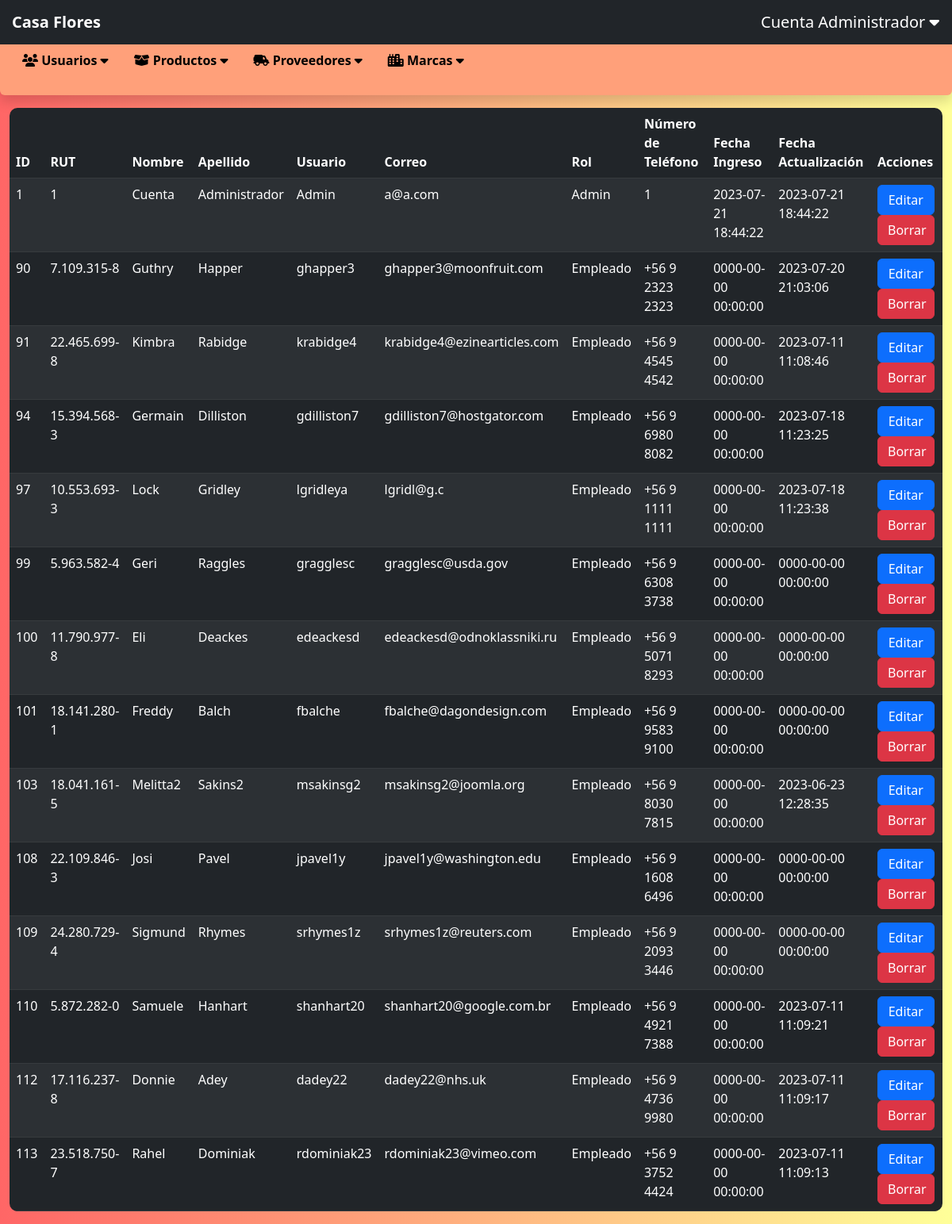
Screenshot of /display-users.php (signed in) with the database file from the repository.
### tables this page shows
CREATE TABLE `user` (
  `id` int(50) NOT NULL,
  `rut` varchar(12) NOT NULL,
  `name` varchar(50) NOT NULL,
  `last_name` varchar(50) NOT NULL,
  `username` varchar(50) NOT NULL,
  `email` varchar(50) NOT NULL,
  `password` varchar(300) NOT NULL,
  `phone_number` varchar(16) NOT NULL,
  `role` varchar(50) NOT NULL,
  `status` tinyint(1) NOT NULL,
  `created_at` datetime NOT NULL,
  `updated_at` datetime NOT NULL
);

### display-users.php (the view, shortened to what this page needs)
<?php
  $user = $_SESSION['user'];
  $user_role= $user['role'];
  function isEmployee($user_role) {
    return $user_role === "Empleado";
  }
  require_once 'database/connection.php';
  $users = array();
?>
<!DOCTYPE html>
<html>
<head>
  <link rel="stylesheet" href="css/main.css">
  <link rel="stylesheet" href="css/bootstrap.min.css">
  <link rel="stylesheet" href="https://cdnjs.cloudflare.com/ajax/libs/font-awesome/6.4.0/css/all.min.css">
  <link href="https://cdn.jsdelivr.net/npm/bootstrap-icons@1.7.2/font/bootstrap-icons.css" rel="stylesheet">
  <link rel="stylesheet" type="text/css" href="https://cdn.datatables.net/v/bs4/dt-1.10.20/datatables.min.css"/>
</head>
<body>
<nav class="navbar navbar-expand-lg navbar-dark bg-dark">
  <a class="navbar-brand pr-3 fw-semibold" href="dashboard.php" style="margin-right: auto; margin-left: 15px;">Casa Flores</a>
  <div class="collapse navbar-collapse justify-content-end" id="navbarNav">
    <ul class="navbar-nav">
      <li class="nav-item dropdown">
        <a class="navbar-brand pr-3" href="#" id="userDropdown" role="button" data-bs-toggle="dropdown" aria-haspopup="true" aria-expanded="false">
        <?=$user['name'] .' '.$user['last_name'] ?> <i class="fa-solid fa-caret-down"></i>
        </a>
      </li>
    </ul>
  </div>
</nav>
<div class="container-fluid custom-container">
  <div class="row">
  <nav class="col-12 d-none d-md-block lateral-bar sidebar rounded-bottom shadow sm-media" >
      <div class="sidebar-sticky">
        <ul class="nav ul-media">
          <li class="nav-item">
            <a class="nav-link fw-semibold" data-bs-toggle="collapse" href="#usersCollapse"><i class="fas fa-users"></i> <span>Usuarios</span> <i class="fa-solid fa-caret-down"></i></a>
          </li>
          <li class="nav-item">
            <a class="nav-link fw-semibold" data-bs-toggle="collapse" href="#productCollapse"><i class="fas fa-box-open"></i> <span>Productos</span> <i class="fa-solid fa-caret-down"></i></a>
          </li>
          <li class="nav-item">
            <a class="nav-link fw-semibold" data-bs-toggle="collapse" href="#suppliersCollapse"><i class="fas fa-truck-field"></i> <span>Proveedores</span> <i class="fa-solid fa-caret-down"></i></a>
          </li>
          <li class="nav-item">
            <a class="nav-link fw-semibold" data-bs-toggle="collapse" href="#brandsCollapse"><i class="fas fa-city"></i> <span>Marcas</span> <i class="fa-solid fa-caret-down"></i></a>
          </li>
        </ul>
      </div>
      <br>
    </nav>
    <div class="container-fluid  justify-content-center pt-3 main-media">
      <table id="table" class="table table-striped table-dark">
        <?php
          try {
            $stmt = $conn->prepare("SELECT * FROM user");
            $stmt->execute();
            $users = $stmt->fetchAll(PDO::FETCH_ASSOC);
          }
          catch(PDOException $e) {
              echo "Error: " . $e->getMessage();
          }
        ?>
        <?php if(!isEmployee($user_role)): ?>
          <thead>
              <tr>
                  <th scope="col" class="orderable-column">ID</th>
                  <th scope="col" style="width: 92px;">RUT</th>
                  <th scope="col" class="orderable-column">Nombre</th>
                  <th scope="col" class="orderable-column">Apellido</th>
                  <th scope="col" class="orderable-column">Usuario</th>
                  <th scope="col">Correo</th>
                  <th scope="col">Rol</th>
                  <th scope="col">Número de Teléfono</th>
                  <th scope="col" class="orderable-column">Fecha Ingreso</th>
                  <th scope="col" class="orderable-column">Fecha Actualización</th>
                  <th scope="col" style="width: 90px;">Acciones</th>
              </tr>
          </thead>
          <tbody>
              <?php foreach($users as $user): ?>
                  <tr>
                    <td><?php echo $user['id']; ?></td>
                    <td><?php echo $user['rut']; ?></td>
                    <td><?php echo $user['name']; ?></td>
                    <td><?php echo $user['last_name']; ?></td>
                    <td><?php echo $user['username']; ?></td>
                    <td><?php echo $user['email']; ?></td>
                    <td><?php echo $user['role']; ?></td>
                    <td><?php echo $user['phone_number']; ?></td>
                    <td><?php echo $user['created_at']; ?></td>
                    <td><?php echo $user['updated_at']; ?></td>
                    <td>
                      <form method="post">
                        <button type="button" class="btn btn-primary editbtn"style="height:38px; width:71.6167px">Editar</button>
                        <input type="submit" name="btnAction" value="Borrar" class="btn btn-danger" style="height:38px; width:71.6167px">
                      </form>
                    </td>
                  </tr>
              <?php endforeach; ?>
          </tbody>
          <?php endif; ?>
      </table>
    </div>
 </div>
</div>
</body>
</html>

### css/main.css (style rules this page uses)
body { background-image: url("../assets/vivid-blurred-colorful-background.jpg"); }
.custom-container { height: 94vh; }
.custom-container .sidebar { height: 100%; }
.main-media { width: 100% !important; }
.ul-media { flex-direction: row; }

### display-users.php (style rules this page uses)
body { background: #ffe259; background: linear-gradient(to right, #FF6666, #FFFF99); }
.nav-link { color: black !important; }
.lateral-bar { background-color: #FFA07A; }
table.table { border-radius: 10px; overflow: hidden; }

### rows the page displays
user: id "1", rut "1", name "Cuenta", last_name "Administrador", username "Admin", email "a@a.com", role "Admin", phone_number "1", created_at "2023-07-21 18:44:22", updated_at "2023-07-21 18:44:22"
user: id "90", rut "7.109.315-8", name "Guthry", last_name "Happer", username "ghapper3", email "ghapper3@moonfruit.com", role "Empleado", phone_number "+56 9 2323 2323", created_at "0000-00-00 00:00:00", updated_at "2023-07-20 21:03:06"
user: id "91", rut "22.465.699-8", name "Kimbra", last_name "Rabidge", username "krabidge4", email "krabidge4@ezinearticles.com", role "Empleado", phone_number "+56 9 4545 4542", created_at "0000-00-00 00:00:00", updated_at "2023-07-11 11:08:46"
user: id "94", rut "15.394.568-3", name "Germain", last_name "Dilliston", username "gdilliston7", email "gdilliston7@hostgator.com", role "Empleado", phone_number "+56 9 6980 8082", created_at "0000-00-00 00:00:00", updated_at "2023-07-18 11:23:25"
user: id "97", rut "10.553.693-3", name "Lock", last_name "Gridley", username "lgridleya", email "lgridl@g.c", role "Empleado", phone_number "+56 9 1111 1111", created_at "0000-00-00 00:00:00", updated_at "2023-07-18 11:23:38"
user: id "99", rut "5.963.582-4", name "Geri", last_name "Raggles", username "gragglesc", email "gragglesc@usda.gov", role "Empleado", phone_number "+56 9 6308 3738", created_at "0000-00-00 00:00:00", updated_at "0000-00-00 00:00:00"
user: id "100", rut "11.790.977-8", name "Eli", last_name "Deackes", username "edeackesd", email "edeackesd@odnoklassniki.ru", role "Empleado", phone_number "+56 9 5071 8293", created_at "0000-00-00 00:00:00", updated_at "0000-00-00 00:00:00"
user: id "101", rut "18.141.280-1", name "Freddy", last_name "Balch", username "fbalche", email "fbalche@dagondesign.com", role "Empleado", phone_number "+56 9 9583 9100", created_at "0000-00-00 00:00:00", updated_at "0000-00-00 00:00:00"
user: id "103", rut "18.041.161-5", name "Melitta2", last_name "Sakins2", username "msakinsg2", email "msakinsg2@joomla.org", role "Empleado", phone_number "+56 9 8030 7815", created_at "0000-00-00 00:00:00", updated_at "2023-06-23 12:28:35"
user: id "108", rut "22.109.846-3", name "Josi", last_name "Pavel", username "jpavel1y", email "jpavel1y@washington.edu", role "Empleado", phone_number "+56 9 1608 6496", created_at "0000-00-00 00:00:00", updated_at "0000-00-00 00:00:00"
user: id "109", rut "24.280.729-4", name "Sigmund", last_name "Rhymes", username "srhymes1z", email "srhymes1z@reuters.com", role "Empleado", phone_number "+56 9 2093 3446", created_at "0000-00-00 00:00:00", updated_at "0000-00-00 00:00:00"
user: id "110", rut "5.872.282-0", name "Samuele", last_name "Hanhart", username "shanhart20", email "shanhart20@google.com.br", role "Empleado", phone_number "+56 9 4921 7388", created_at "0000-00-00 00:00:00", updated_at "2023-07-11 11:09:21"
user: id "112", rut "17.116.237-8", name "Donnie", last_name "Adey", username "dadey22", email "dadey22@nhs.uk", role "Empleado", phone_number "+56 9 4736 9980", created_at "0000-00-00 00:00:00", updated_at "2023-07-11 11:09:17"
user: id "113", rut "23.518.750-7", name "Rahel", last_name "Dominiak", username "rdominiak23", email "rdominiak23@vimeo.com", role "Empleado", phone_number "+56 9 3752 4424", created_at "0000-00-00 00:00:00", updated_at "2023-07-11 11:09:13"

### other values shown
$user['name'] "Cuenta"
$user['last_name'] "Administrador"
